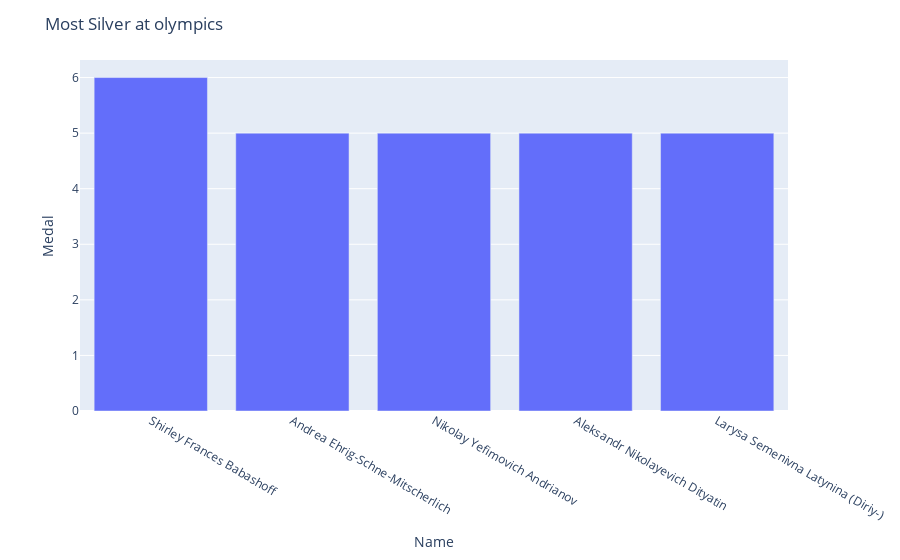

The cell this chart's notebook holds for it:
### Code cell
fig = px.bar(silver, x='Name', y='Medal', hover_data=['Sport', 'NOC'])
fig.update_layout(title='Most Silver at olympics')
fig.show()

### Figure 1 — Plotly figure (JSON) as saved in the notebook; plotly's stock layout.template omitted (floating-point values rounded to 4 significant figures)
{"data": [{"alignmentgroup": "True", "customdata": [["Swimming", "USA"], ["Speed Skating", "GDR"], ["Gymnastics", "URS"], ["Gymnastics", "URS"], ["Gymnastics", "URS"]], "hovertemplate": "Name=%{x}<br>Medal=%{y}<br>Sport=%{customdata[0]}<br>NOC=%{customdata[1]}<extra></extra>", "legendgroup": "", "marker": {"color": "#636efa", "pattern": {"shape": ""}}, "name": "", "offsetgroup": "", "orientation": "v", "showlegend": false, "textposition": "auto", "type": "bar", "x": ["Shirley Frances Babashoff", "Andrea Ehrig-Schne-Mitscherlich", "Nikolay Yefimovich Andrianov", "Aleksandr Nikolayevich Dityatin", "Larysa Semenivna Latynina (Diriy-)"], "xaxis": "x", "y": [6, 5, 5, 5, 5], "yaxis": "y"}], "layout": {"barmode": "relative", "legend": {"tracegroupgap": 0}, "margin": {"t": 60}, "title": {"text": "Most Silver at olympics"}, "xaxis": {"anchor": "y", "domain": [0, 1], "title": {"text": "Name"}}, "yaxis": {"anchor": "x", "domain": [0, 1], "title": {"text": "Medal"}}}}
